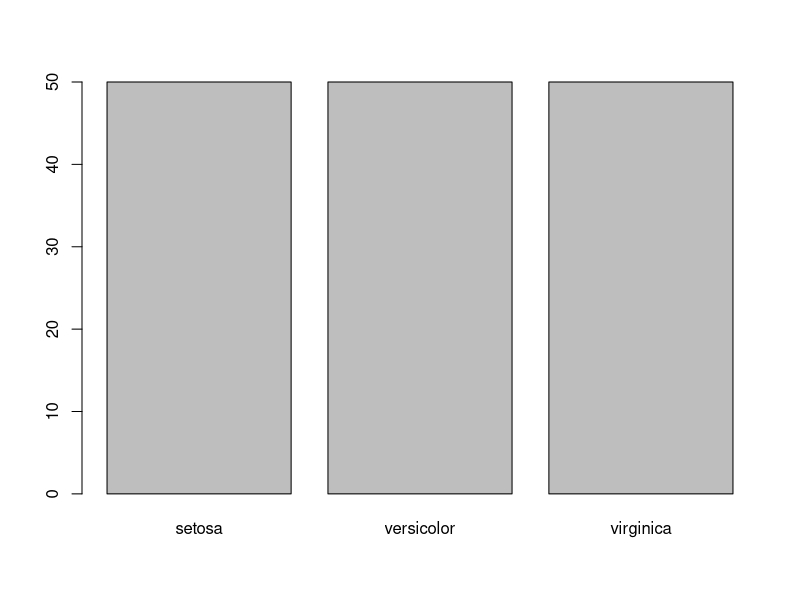
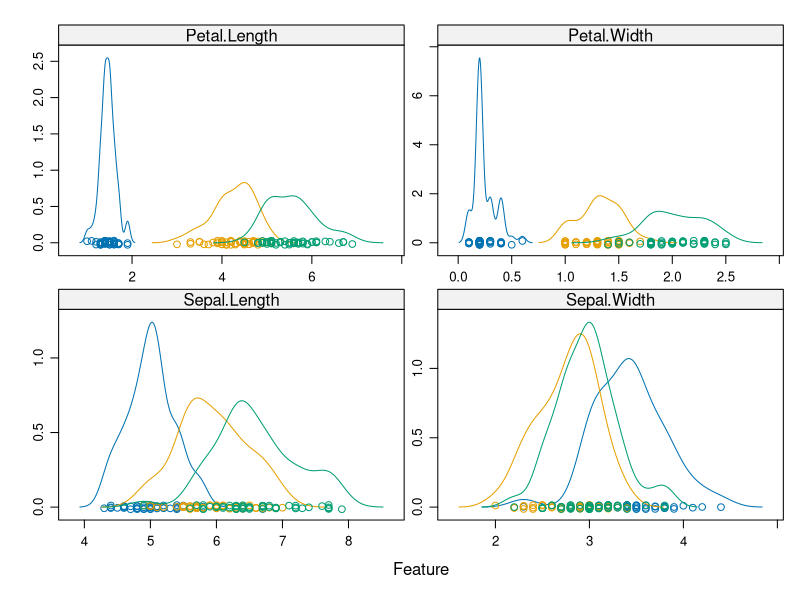

The R script that drew these images, in order:

 
#Consider the inbuilt iris dataset

#i) Create a variable "y" and attach to it the output attribute of the "iris" dataset.

#ii) Create a barplot to breakdown your output attribute.

#iii) Create a density plot matrix for each attribute by class value.



install.packages("caret")

library(caret)



data(iris)

dataset<-iris



x <- dataset[,1:4]

y <- dataset[,5]

plot(y)



scales <- list(x=list(relation="free"), y=list(relation="free"))

featurePlot(x=x, y=y, plot="density", scales=scales)







